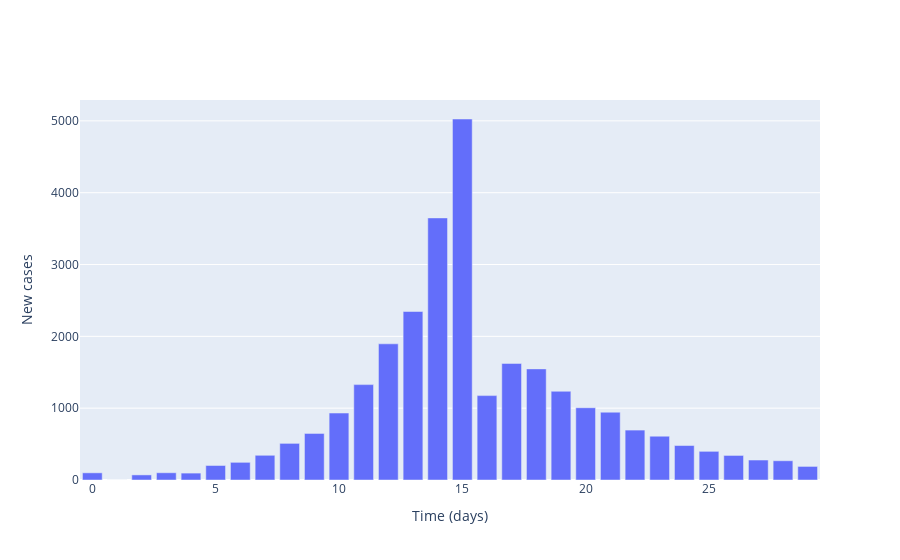

Write notebook code for a chart like this one.
### Markdown cell above
## Plot local incidence numbers

### Code cell
# Plot (bar chart cases each day)
fig = go.Figure()

# Plot of incidences
fig.add_trace(
    go.Bar(
        x=times,
        y=cases,
        name='Incidences'
    )
)

# Add axis labels
fig.update_layout(
    xaxis_title='Time (days)',
    yaxis_title='New cases'
)

fig.show()

### Figure 1 — Plotly figure (JSON) as saved in the notebook; plotly's stock layout.template omitted (floating-point values rounded to 4 significant figures)
{"data": [{"name": "Incidences", "type": "bar", "x": [0, 1, 2, 3, 4, 5, 6, 7, 8, 9, 10, 11, 12, 13, 14, 15, 16, 17, 18, 19, 20, 21, 22, 23, 24, 25, 26, 27, 28, 29], "y": [100, 0, 71, 101, 96, 202, 246, 344, 510, 649, 932, 1328, 1896, 2346, 3649, 5026, 1175, 1623, 1547, 1235, 1006, 944, 695, 610, 480, 399, 342, 278, 268, 189]}], "layout": {"xaxis": {"title": {"text": "Time (days)"}}, "yaxis": {"title": {"text": "New cases"}}}}
